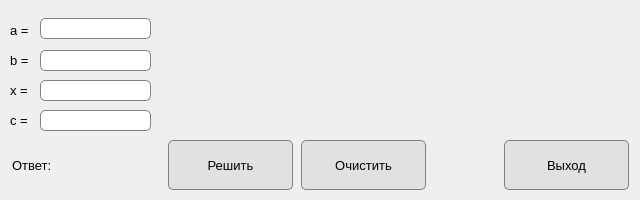
<?xml version="1.0" encoding="UTF-8"?>
<ui version="4.0">
 <class>Dialog</class>
 <widget class="QDialog" name="Dialog">
  <property name="geometry">
   <rect>
    <x>0</x>
    <y>0</y>
    <width>640</width>
    <height>200</height>
   </rect>
  </property>
  <property name="minimumSize">
   <size>
    <width>640</width>
    <height>200</height>
   </size>
  </property>
  <property name="maximumSize">
   <size>
    <width>640</width>
    <height>200</height>
   </size>
  </property>
  <property name="windowTitle">
   <string>Dialog</string>
  </property>
  <widget class="QLabel" name="label_x">
   <property name="geometry">
    <rect>
     <x>10</x>
     <y>80</y>
     <width>21</width>
     <height>20</height>
    </rect>
   </property>
   <property name="font">
    <font>
     <family>Segoe UI</family>
     <pointsize>10</pointsize>
    </font>
   </property>
   <property name="text">
    <string>x =</string>
   </property>
  </widget>
  <widget class="QLineEdit" name="lineEdit_a">
   <property name="geometry">
    <rect>
     <x>40</x>
     <y>18</y>
     <width>111</width>
     <height>21</height>
    </rect>
   </property>
   <property name="font">
    <font>
     <family>Segoe UI</family>
     <pointsize>10</pointsize>
    </font>
   </property>
   <property name="styleSheet">
    <string notr="true">border: 1px solid gray;
                    border-radius: 5px;
                </string>
   </property>
  </widget>
  <widget class="QLabel" name="label_b">
   <property name="geometry">
    <rect>
     <x>10</x>
     <y>50</y>
     <width>21</width>
     <height>20</height>
    </rect>
   </property>
   <property name="font">
    <font>
     <family>Segoe UI</family>
     <pointsize>10</pointsize>
    </font>
   </property>
   <property name="text">
    <string>b =</string>
   </property>
  </widget>
  <widget class="QLineEdit" name="lineEdit_b">
   <property name="geometry">
    <rect>
     <x>40</x>
     <y>50</y>
     <width>111</width>
     <height>21</height>
    </rect>
   </property>
   <property name="font">
    <font>
     <family>Segoe UI</family>
     <pointsize>10</pointsize>
    </font>
   </property>
   <property name="styleSheet">
    <string notr="true">border: 1px solid gray;
                    border-radius: 5px;
                </string>
   </property>
  </widget>
  <widget class="QPushButton" name="btn_solve">
   <property name="geometry">
    <rect>
     <x>168</x>
     <y>140</y>
     <width>125</width>
     <height>50</height>
    </rect>
   </property>
   <property name="font">
    <font>
     <family>Segoe UI</family>
     <pointsize>10</pointsize>
    </font>
   </property>
   <property name="styleSheet">
    <string notr="true">border: 1px solid gray;
                    border-radius: 5px;
                    background: #e1e1e1;
                </string>
   </property>
   <property name="text">
    <string>Решить</string>
   </property>
  </widget>
  <widget class="QPushButton" name="btn_clear">
   <property name="geometry">
    <rect>
     <x>301</x>
     <y>140</y>
     <width>125</width>
     <height>50</height>
    </rect>
   </property>
   <property name="font">
    <font>
     <family>Segoe UI</family>
     <pointsize>10</pointsize>
    </font>
   </property>
   <property name="styleSheet">
    <string notr="true">border: 1px solid gray;
                    border-radius: 5px;
                    background: #e1e1e1;
                </string>
   </property>
   <property name="text">
    <string>Очистить</string>
   </property>
  </widget>
  <widget class="QLabel" name="label_a">
   <property name="geometry">
    <rect>
     <x>10</x>
     <y>20</y>
     <width>21</width>
     <height>20</height>
    </rect>
   </property>
   <property name="font">
    <font>
     <family>Segoe UI</family>
     <pointsize>10</pointsize>
    </font>
   </property>
   <property name="text">
    <string>a =</string>
   </property>
  </widget>
  <widget class="QLineEdit" name="lineEdit_x">
   <property name="geometry">
    <rect>
     <x>40</x>
     <y>80</y>
     <width>111</width>
     <height>21</height>
    </rect>
   </property>
   <property name="font">
    <font>
     <family>Segoe UI</family>
     <pointsize>10</pointsize>
    </font>
   </property>
   <property name="styleSheet">
    <string notr="true">border: 1px solid gray;
                    border-radius: 5px;
                </string>
   </property>
  </widget>
  <widget class="QLabel" name="label_answer">
   <property name="geometry">
    <rect>
     <x>12</x>
     <y>157</y>
     <width>148</width>
     <height>16</height>
    </rect>
   </property>
   <property name="font">
    <font>
     <family>Segoe UI</family>
     <pointsize>10</pointsize>
    </font>
   </property>
   <property name="text">
    <string>Ответ:</string>
   </property>
  </widget>
  <widget class="QLabel" name="label_img">
   <property name="geometry">
    <rect>
     <x>170</x>
     <y>9</y>
     <width>471</width>
     <height>121</height>
    </rect>
   </property>
   <property name="text">
    <string/>
   </property>
  </widget>
  <widget class="QPushButton" name="btn_exit">
   <property name="geometry">
    <rect>
     <x>504</x>
     <y>140</y>
     <width>125</width>
     <height>50</height>
    </rect>
   </property>
   <property name="font">
    <font>
     <family>Segoe UI</family>
     <pointsize>10</pointsize>
    </font>
   </property>
   <property name="styleSheet">
    <string notr="true">border: 1px solid gray;
                    border-radius: 5px;
                    background: #e1e1e1;
                </string>
   </property>
   <property name="text">
    <string>Выход</string>
   </property>
  </widget>
  <widget class="QLineEdit" name="lineEdit_c">
   <property name="geometry">
    <rect>
     <x>40</x>
     <y>110</y>
     <width>111</width>
     <height>21</height>
    </rect>
   </property>
   <property name="font">
    <font>
     <family>Segoe UI</family>
     <pointsize>10</pointsize>
    </font>
   </property>
   <property name="styleSheet">
    <string notr="true">border: 1px solid gray;
                    border-radius: 5px;
                </string>
   </property>
  </widget>
  <widget class="QLabel" name="label_x_2">
   <property name="geometry">
    <rect>
     <x>10</x>
     <y>110</y>
     <width>21</width>
     <height>20</height>
    </rect>
   </property>
   <property name="font">
    <font>
     <family>Segoe UI</family>
     <pointsize>10</pointsize>
    </font>
   </property>
   <property name="text">
    <string>c =</string>
   </property>
  </widget>
 </widget>
 <resources/>
 <connections/>
</ui>
